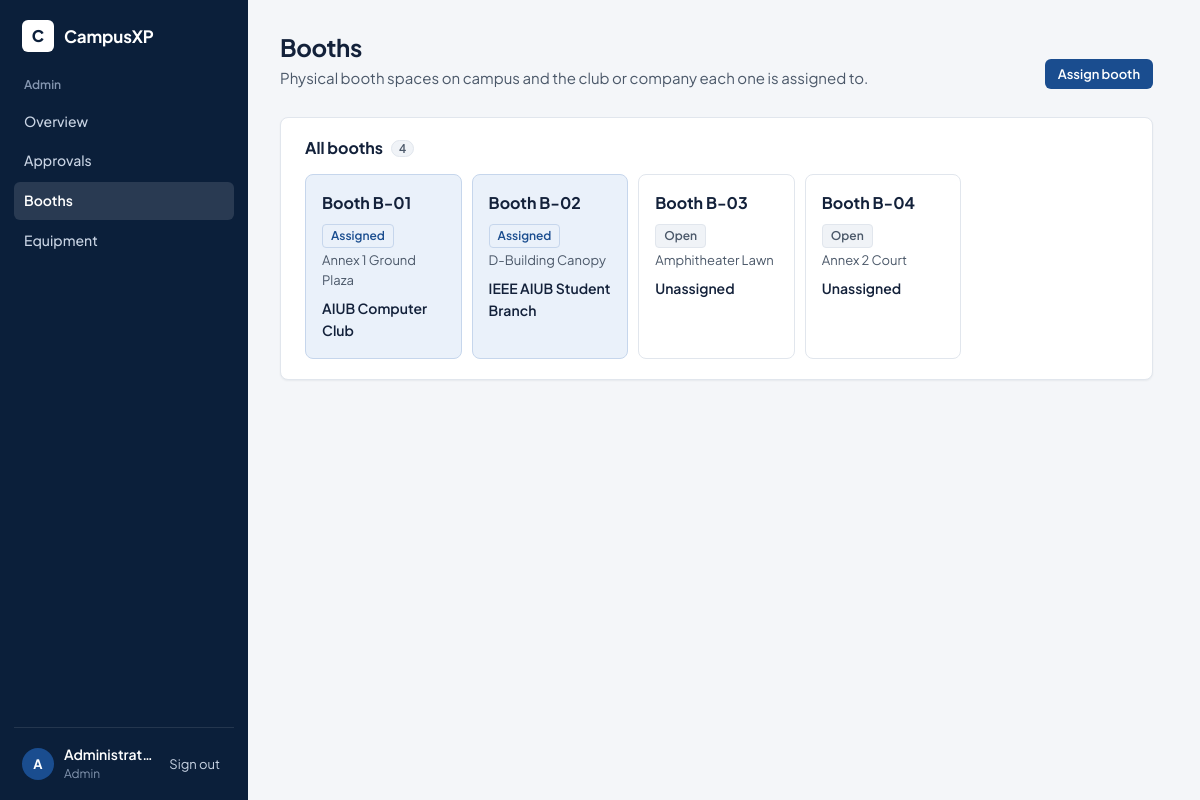
The app's page /index.php?controller=admin&action=booths (signed in) with its own data.
### tables this page shows
CREATE TABLE IF NOT EXISTS `venue_booth_allocations` (
  `id` INT AUTO_INCREMENT PRIMARY KEY,
  `approval_id` INT NULL,
  `campus_location` VARCHAR(100) NOT NULL,
  `booth_number` VARCHAR(20) NOT NULL UNIQUE,
  `assigned_club_name` VARCHAR(100) NULL,
  `allocated_date` DATE NOT NULL,
  `is_occupied` TINYINT(1) DEFAULT 0,
  CONSTRAINT `fk_booth_approval` FOREIGN KEY (`approval_id`) REFERENCES `approval_requests`(`id`) ON DELETE SET NULL
);

### controllers/AdminController.php (called while the page is built, shortened)
<?php
require_once __DIR__ . '/../config/db.php';
require_once __DIR__ . '/../models/AdminModel.php';
class AdminController {
    public static function booths($conn) {
        $booths = getAllBoothAllocations($conn);
        require_once __DIR__ . '/../views/admin/booths.view.php';
    }
}

### models/AdminModel.php (called while the page is built, shortened)
<?php
function getAllBoothAllocations($conn) {
    $sql = "SELECT * FROM venue_booth_allocations ORDER BY booth_number ASC";
    $result = mysqli_query($conn, $sql);
    $booths = mysqli_fetch_all($result, MYSQLI_ASSOC);
    return $booths;
}

### views/admin/booths.view.php (the view, shortened to what this page needs)
<?php require_once __DIR__ . '/../layouts/header.php'; ?>
<div class="page-header">
    <div>
        <h1 class="page-title">Booths</h1>
        <p class="page-sub">Physical booth spaces on campus and the club or company each one is assigned to.</p>
    </div>
    <button class="btn btn-primary btn-sm" onclick="openModal('new-booth-modal')">Assign booth</button>
</div>
<div class="glass-card">
    <div class="card-header">
        <h2 class="card-title">All booths <span class="count-badge"><?= count($booths) ?></span></h2>
    </div>
    <?php if (empty($booths)): ?>
        <div class="empty-state">No booths set up yet. Use <strong>Assign booth</strong> to add one.</div>
    <?php else: ?>
        <div class="booth-grid">
            <?php foreach ($booths as $b): $occupied = !empty($b['is_occupied']); ?>
                <div class="booth-slot<?= $occupied ? ' occupied' : '' ?>">
                    <div class="row-between">
                        <span class="booth-number"><?= htmlspecialchars($b['booth_number']) ?></span>
                        <span class="badge-tag<?= $occupied ? ' tag-info' : '' ?>"><?= $occupied ? 'Assigned' : 'Open' ?></span>
                    </div>
                    <div class="booth-status"><?= htmlspecialchars($b['campus_location']) ?></div>
                    <div class="text-sm fw-600 mt-1"><?= htmlspecialchars($b['assigned_club_name'] ?: 'Unassigned') ?></div>
                </div>
            <?php endforeach; ?>
        </div>
    <?php endif; ?>
</div>
<?php require_once __DIR__ . '/../layouts/footer.php'; ?>

### records on screen
venue_booth_allocations: booth_number "Booth B-01", is_occupied "Assigned", campus_location "Annex 1 Ground Plaza", assigned_club_name "AIUB Computer Club"
venue_booth_allocations: booth_number "Booth B-02", is_occupied "Assigned", campus_location "D-Building Canopy", assigned_club_name "IEEE AIUB Student Branch"
venue_booth_allocations: booth_number "Booth B-03", is_occupied "Open", campus_location "Amphitheater Lawn", assigned_club_name "Unassigned"
venue_booth_allocations: booth_number "Booth B-04", is_occupied "Open", campus_location "Annex 2 Court", assigned_club_name "Unassigned"

### other values on screen
$nav[1] "Admin"
$nav_label "Overview"
$nav_label "Approvals"
$nav_label "Booths"
$nav_label "Equipment"
substr($auth_user['full_name'], 0, 1) "A"
$auth_user['full_name'] "Administrat…"
count($booths) "4"
